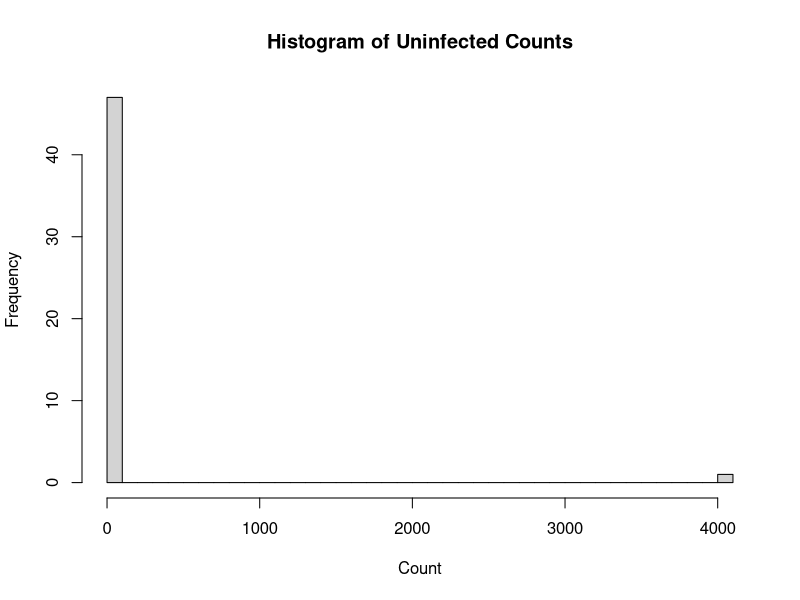
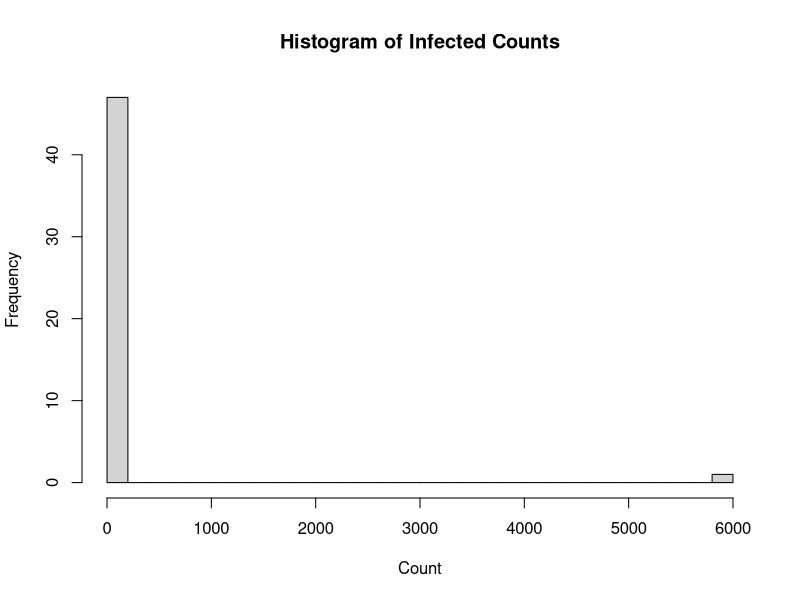
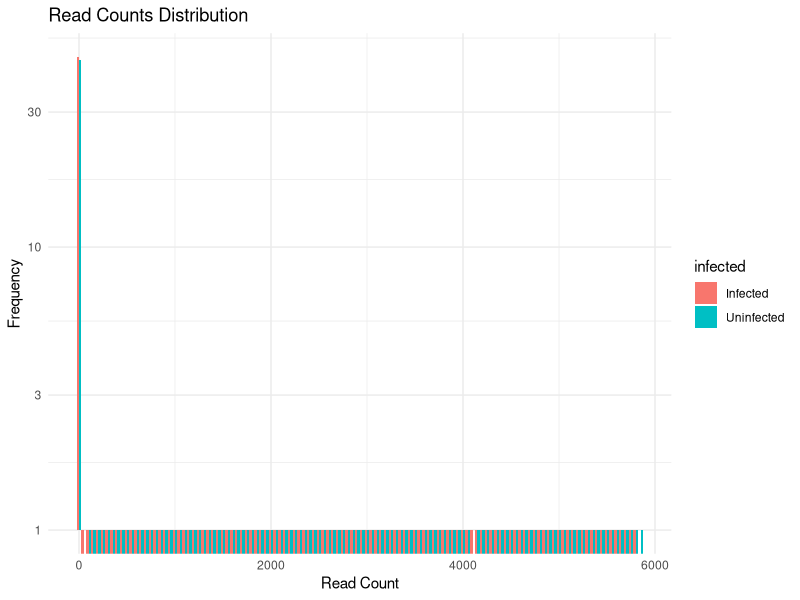

These charts were generated, in order, by the following R code:
#codes incorporating the 0 value 
# Load libraries
library(MASS)
library(ggplot2)
library(pscl)  # For zero-inflated models as there were some 0 value

# Sample data
read_counts <- data.frame(
  cell_number = 1:96,
  count = c(
0, 0, 0, 0, 0, 1, 0, 0, 0, 1, 2, 0, 0, 1, 0, 1, 0, 0, 0, 0, 0, 1, 0, 1, 1, 0, 1, 0, 0, 0, 0, 2, 1, 1, 3, 1, 1, 0, 5, 1, 0, 0, 1, 0, 2, 2, 0, 0, 4, 0, 1, 1, 0, 0, 0, 3, 0, 0, 0, 1, 0, 1, 0, 10, 1, 0, 5872, 0, 1, 0, 2, 0, 1, 1, 0, 0, 75, 16, 4099, 0, 0, 0, 0, 0, 0, 2, 1, 1, 1, 5, 0, 3, 0, 0, 0, 0
)
)
# Create a vector to indicate which barcode is the uninfected 
read_counts$infected <- ifelse(read_counts$cell_number %in% c(1:24, 73:96), "Uninfected", "Infected")

# Separate the data
uninfected_counts <- read_counts[read_counts$infected == "Uninfected", ]
infected_counts <- read_counts[read_counts$infected == "Infected", ]

# Add a small constant to avoid zero counts
uninfected_counts$count <- uninfected_counts$count + 1

# Fit a Negative Binomial model to filtered uninfected counts
fit_background <- tryCatch(
  fitdistr(uninfected_counts$count, "negative binomial"),
  error = function(e) NULL
)

# If fitting fails, use zero-inflated negative binomial as an alternative
if (is.null(fit_background)) {
  fit_background <- tryCatch(
    zeroinfl(count ~ 1 | 1, data = uninfected_counts, dist = "negbin"),
    error = function(e) NULL
  )
}

# Background Noise Analysis
if (!is.null(fit_background)) {
  print(summary(fit_background))
}

# Plot histogram of counts
hist(uninfected_counts$count, breaks = 30, main = "Histogram of Uninfected Counts", xlab = "Count")

# Plot histogram of infected counts
hist(infected_counts$count, breaks = 30, main = "Histogram of Infected Counts", xlab = "Count")

# Kolmogorov-Smirnov Test
if (!is.null(fit_background) && "negbin" %in% class(fit_background)) {
  size <- fit_background$estimate["size"]
  mu <- fit_background$estimate["mu"]
  expected_background <- dnbinom(infected_counts$count, size = size, mu = mu)
  
  ks_test <- ks.test(infected_counts$count, expected_background)
  print(ks_test)
}

# Mann-Whitney U Test with the threshold of 1000 reads 
high_reads <- infected_counts$count[infected_counts$count > 1000]
low_reads <- infected_counts$count[infected_counts$count <= 1000]

test_result <- wilcox.test(high_reads, low_reads)
print(test_result)

# Plot distribution of read counts
ggplot(read_counts, aes(x = count, fill = infected)) +
  geom_histogram(binwidth = 50, position = "dodge") +
  scale_y_log10() +
  theme_minimal() +
  labs(title = "Read Counts Distribution",
       x = "Read Count",
       y = "Frequency")

# Z-Score Analysis
mean_uninfected <- mean(uninfected_counts$count)
sd_uninfected <- sd(uninfected_counts$count)
infected_counts$z_score <- (infected_counts$count - mean_uninfected) / sd_uninfected

# Identify extreme Z-scores
extreme_z <- infected_counts[infected_counts$z_score > 3, ]
print(extreme_z)
